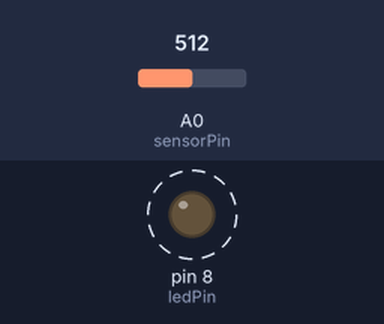
The sketch below on a simulated Arduino Uno, built with avr-gcc and run on an emulated ATmega328P. Shown: output pins drawn as LEDs (lit = HIGH). Dashed ring = blinking. The test bench sets the inputs (shaded band); at power-on: A0 (sensorPin) = 512.

Above: at 1.8 s.
1.9 s: A0 (sensorPin) set to 0
At 3.3 s:
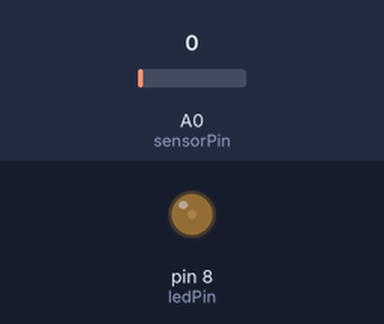
3.6 s: A0 (sensorPin) set to 122
At 3.9 s:
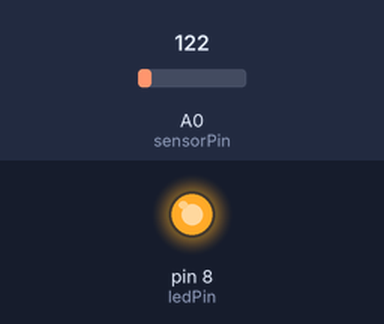
Timing chart, 0 to 13.1 s (numbered marks = the images above; inputs shaded):
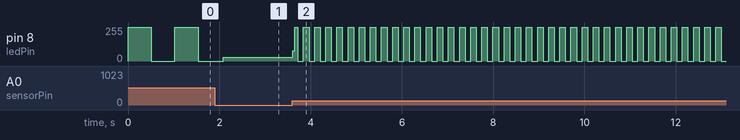

Measured:
- after the input at 3.6 s, pin 8 (ledPin): 29/255 → 78/255 at once, then moves between 0/255 and 255/255, repeating every 0.24 s
- by itself, pin 8 (ledPin): alternates 255/255 for 0.51 s and 0/255 for 0.51 s

The sketch:

pontem.ino
```cpp
int sensorPin = A0;  // including the pins according to each load
int ledPin = 8;      //A0 is an analogpin that can read information in more than two states
int ledPinx = 7;
void setup()
{
  pinMode(ledPin, OUTPUT);
  //pinMode(A0, INPUT);
}

void loop()
{

  int sensorV;
  // analog read Reads the value from the specified analog pin
  sensorV = analogRead(sensorPin); // the specified pin is "sensorPin"
  digitalWrite(ledPin, HIGH);   // ledPin is turned on
  digitalWrite(ledPinx, HIGH);  // HIGH means turn on
  delay(sensorV);  // delay reading the next code for a value
  digitalWrite(ledPinx, HIGH); // turn on
  digitalWrite(ledPin, LOW);   // LOW is to turn off
  delay(sensorV);


/* this lab uses three Leds
 one led is controlled by the pontentiometer and increases
 blinking according to the rotation of the resistor.
 The second Led lights up to show the circuit functions.
 The last Led shows the brightness being adjusted to
 the potentiometer.  The pontentiometer works  having a resistive
 element inside. Both end terminals are attached to it,
 and do not move. The wiper travels along the strip
 when the knob is turned
                     */


}
```
